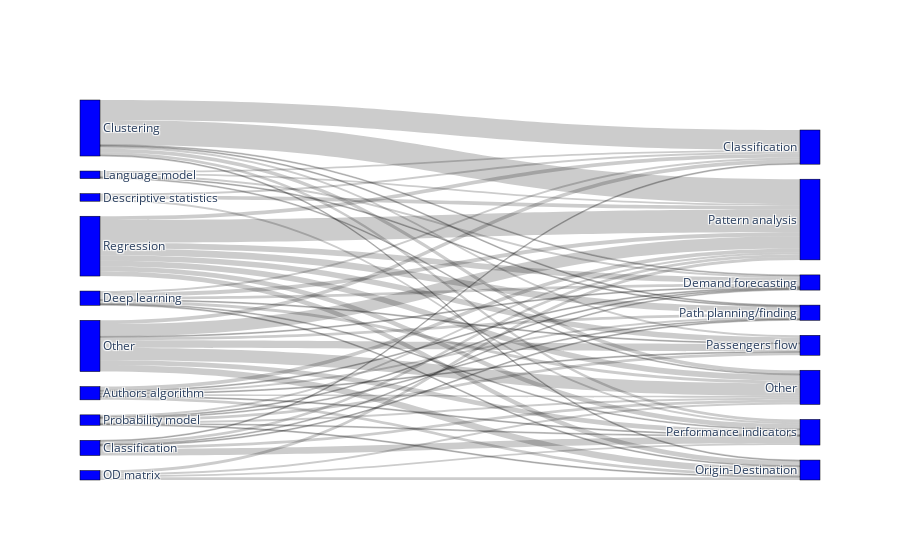

Write notebook code for a chart like this one.
### Code cell
aggregated_table = (
    data[columns]
    .groupby(["Model", "Model type", "Analysis type"])[["ID"]]
    .nunique()
    .groupby(["Model type", "Analysis type"])[["ID"]]
    .sum()
    .sort_values(by="ID")
).reset_index()

label1 = sorted(list(sets_dict["Model type"]))
label1.append("Other")
label2 = sorted(set(data["Analysis type"].tolist()))

source = []
target = []
value = []


for row in aggregated_table.iterrows():
    source.append(label1.index(row[1]["Model type"]))
    target.append(label2.index(row[1]["Analysis type"]) + len(label1))
    value.append(row[1]["ID"])

fig = go.Figure(
    data=[
        go.Sankey(
            node=dict(
                pad=15,
                thickness=20,
                line=dict(color="black", width=0.5),
                label=label1 + label2,
                color="blue",
            ),
            link=dict(
                source=source,  # indices correspond to labels, eg A1, A2, A1, B1, ...
                target=target,
                value=value,
            ),
        )
    ]
)

#fig.update_layout(title_text="Basic Sankey Diagram")
fig.write_image("img/models_sankey.pdf")
fig.show()

### Figure 1 — Plotly figure (JSON) as saved in the notebook; plotly's stock layout.template omitted (floating-point values rounded to 4 significant figures)
{"data": [{"link": {"source": [2, 2, 2, 3, 5, 5, 3, 3, 6, 6, 6, 5, 23, 32, 18, 18, 23, 23, 23, 18, 23, 23, 20, 20, 18, 5, 6, 18, 2, 2, 7, 7, 23, 6, 3, 2, 6, 32, 20, 5, 3, 20, 25, 32, 5, 2, 6, 7, 32, 25, 25, 25, 25, 25, 3, 25, 32, 32, 32, 32, 5, 25, 5], "target": [34, 37, 40, 33, 35, 34, 38, 34, 37, 40, 35, 38, 34, 34, 38, 36, 40, 35, 38, 33, 39, 36, 40, 36, 34, 37, 33, 39, 36, 38, 40, 33, 37, 34, 39, 35, 36, 38, 39, 40, 36, 35, 33, 33, 36, 39, 39, 39, 40, 40, 35, 36, 37, 34, 40, 38, 35, 37, 39, 36, 33, 39, 39], "value": [1, 1, 1, 1, 1, 1, 1, 1, 1, 1, 1, 1, 1, 1, 1, 1, 1, 1, 1, 2, 2, 2, 2, 2, 2, 2, 2, 2, 2, 2, 2, 2, 3, 3, 3, 3, 3, 3, 3, 3, 3, 3, 4, 4, 4, 4, 4, 4, 5, 5, 5, 6, 6, 6, 7, 7, 7, 8, 13, 13, 21, 24, 26]}, "node": {"color": "blue", "label": ["Algebraic model", "Anomaly detection", "Authors algorithm", "Classification", "Classifictaion", "Clustering", "Deep learning", "Descriptive statistics", "Dimensionality reduction", "Economical model", "Error correction model", "Feature selection", "Forecasting", "Game theory", "Genetic algorithm", "Genetic algorithms", "Graph model", "Gravity-based model", "Language model", "Neural networks", "OD matrix", "Optimization", "Panel analysis", "Probability model", "Ranking algorithm", "Regression", "Stochastic mode", "Stochastic model", "Time series analysis", "Trip chaining model", "Trip destinaton model", "Trip-chaining model", "Other", "Classification", "Demand forecasting", "Origin-Destination", "Other", "Passengers flow", "Path planning/finding", "Pattern analysis", "Performance indicators"], "line": {"color": "black", "width": 0.5}, "pad": 15, "thickness": 20}, "type": "sankey"}], "layout": {}}
